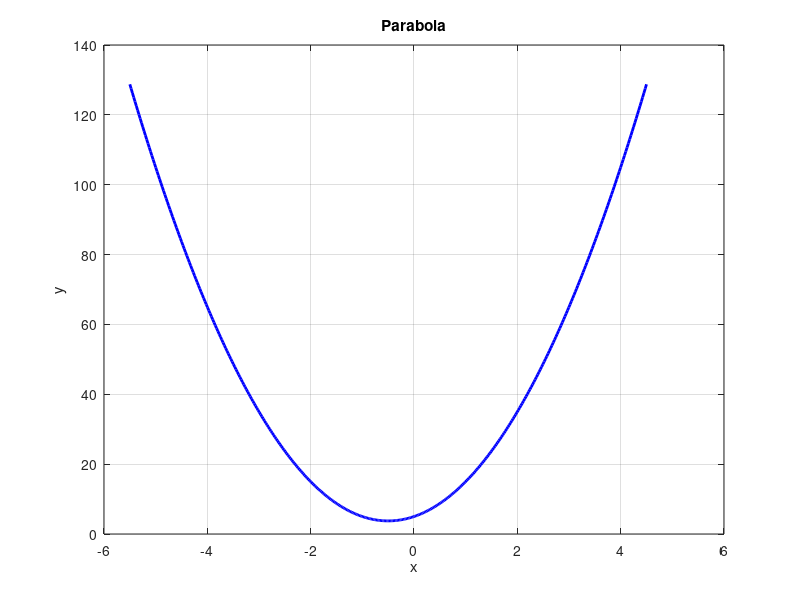

Here is the MATLAB script that generated this plot:
% Q20 - Quadratic equation: roots and plot
clc; clear; close all;
% a)
a = input('a = ');
b = input('b = ');
c = input('c = ');
if a == 0
    error('a must not be zero for a quadratic equation.');
end
coef = [a b c];
r = roots(coef);
disp('Roots:'); disp(r);

% b) plot range
if isreal(r)
    lo = min(r) - 2; hi = max(r) + 2;
else
    v = -b/(2*a);          % vertex when roots are complex
    lo = v - 5; hi = v + 5;
end
x = linspace(lo, hi, 400);
y = polyval(coef, x);
plot(x, y, 'b', 'LineWidth', 2);
title('Parabola'); xlabel('x'); ylabel('y'); grid on

% c) mark real roots
hold on
if isreal(r)
    plot(r, zeros(size(r)), 'ro', 'MarkerSize', 8, 'MarkerFaceColor', 'r');
end
hold off
